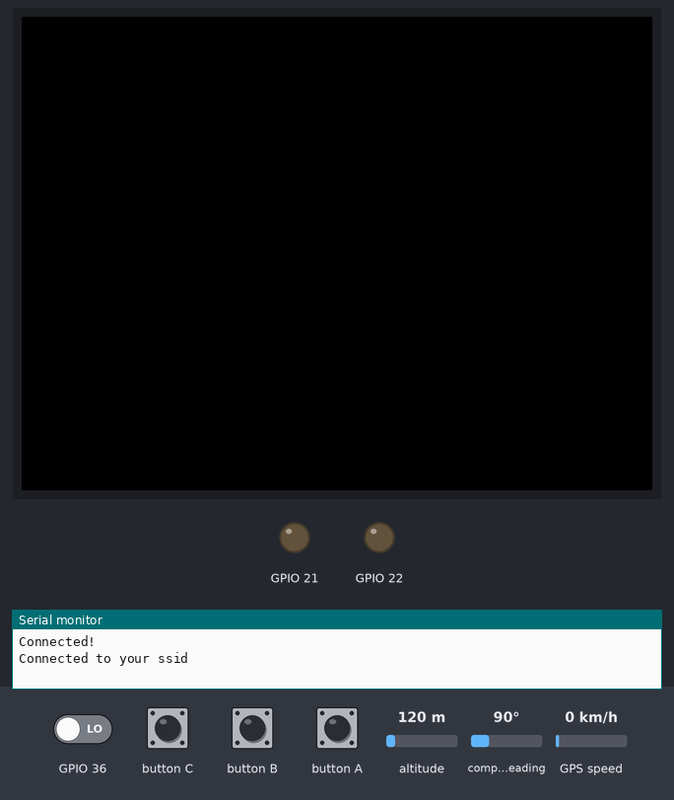
Recording of a sketch running on a simulated ESP32. Parts: 320×240 colour display, output pins drawn as LEDs (lit = HIGH), the last lines printed to the serial monitor. The inputs (shaded band) are chosen by the test bench; at power-on: GPIO 36 LOW, altitude 120 m, compass heading 90°, GPS speed 0 km/h. WiFi joins after 1.5 s; servers stay silent unless stated; the GPS gets a fix after 3 s at 37.7749, -122.4194 with 8 satellites; web services answer with replies made up by the test bench.

Above: at 3.1 s.
3.2 s: GPIO 36 driven HIGH
At 3.6 s:
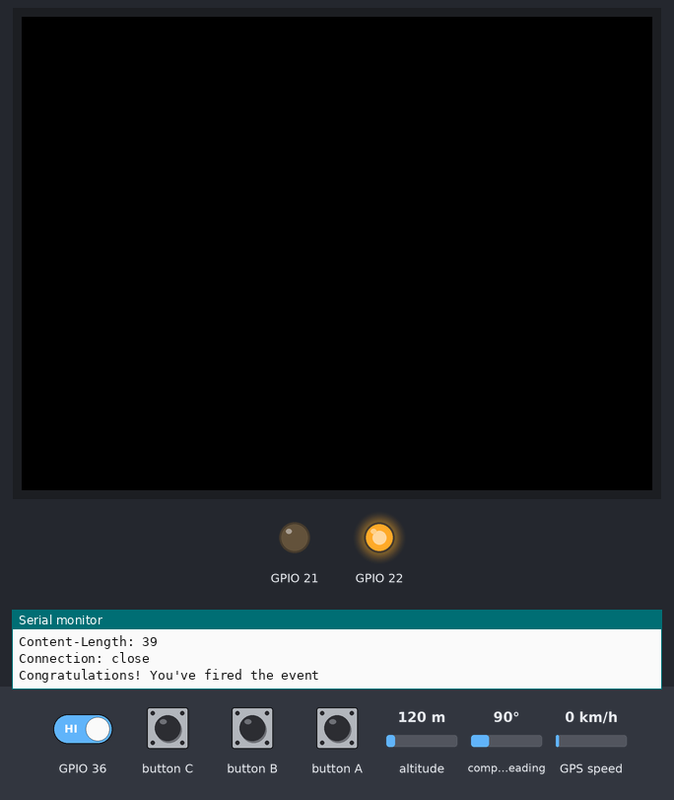
Timing chart, 0 to 6.2 s (numbered marks = the images above; inputs shaded):
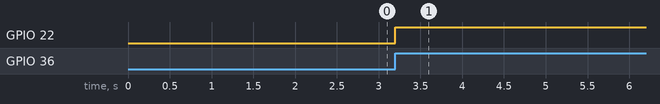

Measured:
- after the input at 3.2 s, GPIO 22: LOW → HIGH at once

The sketch:

blynk_test.ino
```cpp
#define BLYNK_TEMPLATE_ID "your id"
#define BLYNK_DEVICE_NAME "your name"
#define BLYNK_AUTH_TOKEN "your token"

// Comment this out to disable prints and save space
#define BLYNK_PRINT Serial

#include <M5Stack.h>
#include <WiFi.h>
#include <WiFiClient.h>
#include <BlynkSimpleEsp32.h>
//リレーテスト
//GPSテスト
#include <TinyGPS++.h>
TinyGPSPlus gps;
HardwareSerial GPSRaw(2);
//IFTTTテスト
String makerEvent ="your Event";
String makerKey ="your key";
const char* server = "maker.ifttt.com";
WiFiClient client;

char auth[] = BLYNK_AUTH_TOKEN;

// Your WiFi credentials.
// Set password to "" for open networks.

char ssid[] = "your ssid";
char pass[] = "your pass";
//char ssid[]="dsfree-g";
//char pass[] = "";
BlynkTimer timer;

bool checkWifiConnected() {
  while (WiFi.status() != WL_CONNECTED) {
    Serial.print(".");
    delay(1000);
  }
  Serial.print("Connected to ");
  Serial.println(ssid);
  return true;
}
void send(String value1, String value2, String value3) {
  while (!checkWifiConnected()) {
    Serial.print("Attempting to connect to WiFi");
    WiFi.begin(ssid, pass);
  }
  Serial.println("\nStarting connection to server...");
  if (!client.connect(server, 80)) {
    Serial.println("Connection failed!");
  } else {
    Serial.println("Connected to server!");
    String url = "/trigger/" + makerEvent + "/with/key/" + makerKey;
    url += "?value1=" + value1 + "&value2=" + value2 + "&value3=" + value3;
    client.println("GET " + url + " HTTP/1.1");
    client.print("Host: ");
    client.println(server);
    client.println("Connection: close");
    client.println();
    Serial.print("Waiting for response ");

    int count = 0;
    while (!client.available()) {
      delay(50); //
      Serial.print(".");
    }
    while (client.available()) {
      char c = client.read();
      Serial.write(c);
    }
    if (!client.connected()) {
      Serial.println();
      Serial.println("disconnecting from server.");
      client.stop();
    }
  }
}
// This function is called every time the Virtual Pin 0 state changes
BLYNK_WRITE(V0){
  int val = param[0].asInt();
  Blynk.virtualWrite(V1, val);
  if(val == 1){
    digitalWrite(21, HIGH);
    delay(1000);
    Blynk.virtualWrite(V1, val);
  }else{
    digitalWrite(21, LOW);
  }
}
BLYNK_WRITE(V3)
{
  int val = param[0].asInt();
  Blynk.virtualWrite(V4, val);
  Blynk.virtualWrite(V5,String("no signal"));
  Blynk.virtualWrite(V6,String("no signal"));
  Blynk.virtualWrite(V7,String("no signal"));
  if (val==1){
    //leray
    digitalWrite(22,HIGH);
    //GPS
    while(GPSRaw.available()) {
      gps.encode(GPSRaw.read());
      if (gps.location.isUpdated()) {
      Blynk.virtualWrite(V5,String(gps.location.lat(),6));
      Blynk.virtualWrite(V6,String(gps.location.lng(),6));
      Blynk.virtualWrite(V7,String(gps.altitude.meters()));
      }
    }
  }else{
    digitalWrite(22,LOW);
  }
}

BLYNK_CONNECTED()
{
  Serial.println("Connected!");
  Blynk.setProperty(V3, "offImageUrl", "https://static-image.nyc3.cdn.digitaloceanspaces.com/general/fte/congratulations.png");
  Blynk.setProperty(V3, "onImageUrl",  "https://static-image.nyc3.cdn.digitaloceanspaces.com/general/fte/congratulations_pressed.png");
  Blynk.setProperty(V3, "url", "https://docs.blynk.io/en/getting-started/what-do-i-need-to-blynk/how-quickstart-device-was-made");
}

void setup()
{
  M5.begin();
  Serial.begin(115200);
  Blynk.begin(auth, ssid, pass);
  timer.setInterval(1000L, myTimerEvent);
  //リレーテスト
    pinMode(21, OUTPUT);
    pinMode(22, OUTPUT);

    digitalWrite(21, LOW);
    digitalWrite(22, LOW);

  //GPSテスト
  GPSRaw.begin(9600);
  while (!GPSRaw) {
  ;
  }
  //PIRテスト
  pinMode(36,INPUT);
  pinMode(26,INPUT);
  //IFTTTテスト
     WiFi.begin(ssid, pass);
  while (!checkWifiConnected()) {
   WiFi.begin(ssid, pass);
  }
}
void myTimerEvent()
{
  Blynk.virtualWrite(V2, millis() / 1000);
}
  void loop()
{
  Blynk.run();
  timer.run();
  M5.update();
  if(digitalRead(36)==1){
    digitalWrite(22,HIGH);
    send("detected","by","pir");
    delay(60000);
  }else{
    digitalWrite(22,LOW);
  }
    while(GPSRaw.available()) {
    gps.encode(GPSRaw.read());
     if (gps.location.isUpdated()) {
      Blynk.virtualWrite(V5,String(gps.location.lat(),6));
      Blynk.virtualWrite(V6,String(gps.location.lng(),6));
      Blynk.virtualWrite(V7,String(gps.altitude.meters()));
      if (M5.BtnA.wasReleased()) {
        send(String(gps.location.lat(),6),String(gps.location.lng(),6),String(gps.altitude.meters()));//任意の文字列3つ
      }
    }
  }
}
```
